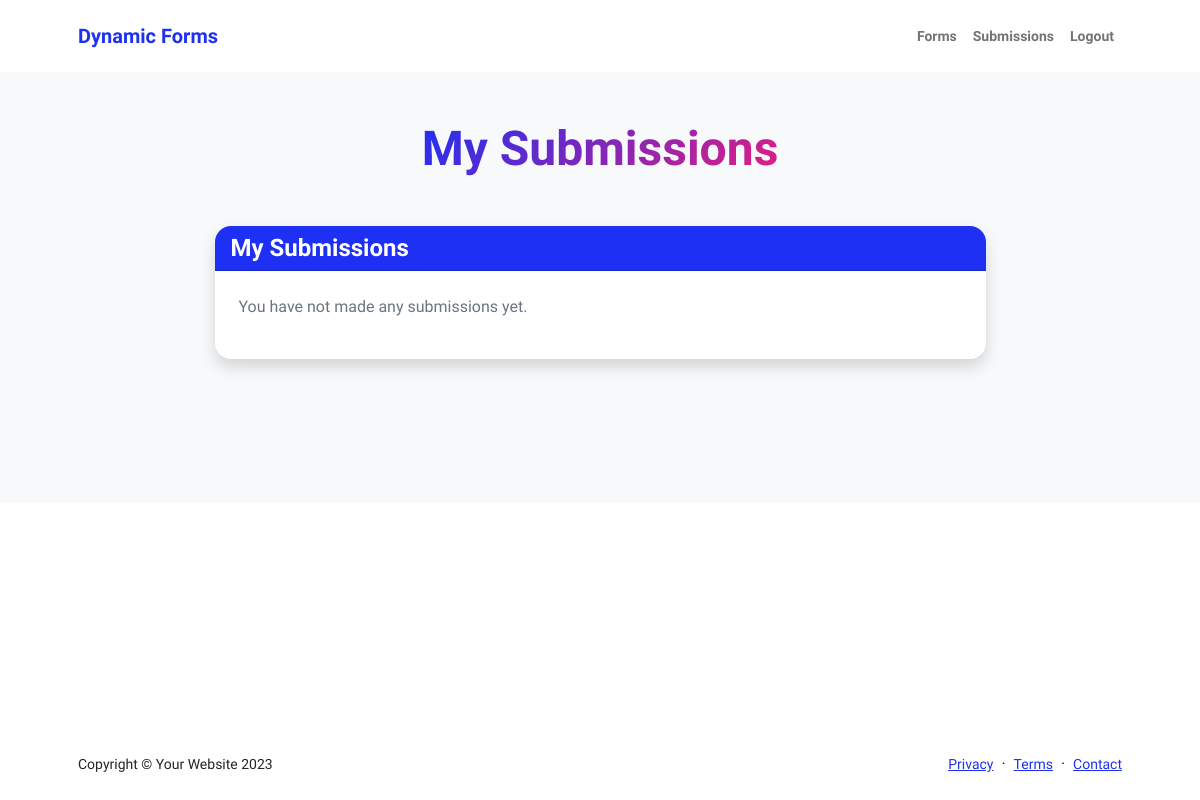
The app's page /submissions/ (signed in), older data.
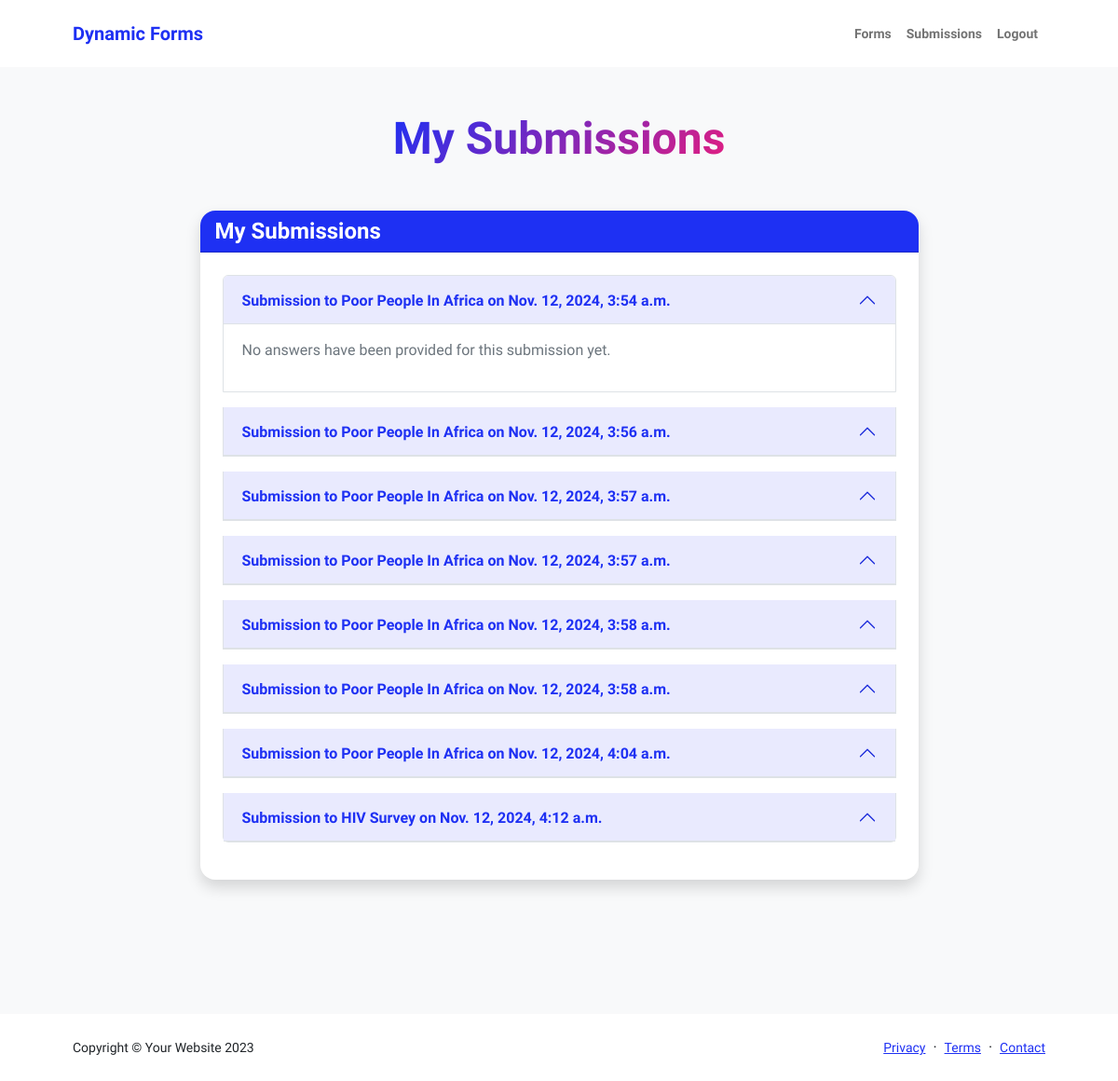
The same page, newer data.
### forms/models.py (models this page shows, shortened)
class Submission(models.Model):
    form = models.ForeignKey(Form, on_delete=models.CASCADE, related_name='submissions')
    submitted_by = models.ForeignKey(User, on_delete=models.SET_NULL, null=True, blank=True)
    submitted_at = models.DateTimeField(auto_now_add=True)

class Form(models.Model):
    owner = models.ForeignKey(User, on_delete=models.CASCADE, related_name='forms')
    title = models.CharField(max_length=255)
    description = models.TextField(blank=True)
    created_at = models.DateTimeField(auto_now_add=True)
    status = models.CharField(max_length=20, choices=[('draft', 'Draft'), ('published', 'Published')], default='draft')
    slug = models.SlugField(max_length=255, unique=True, null=True, blank=True)

### forms/views.py (the view)
# urls.py: path('submissions/', views.my_submissions, name='submissions'),
def my_submissions(request):
    submissions = Submission.objects.filter(submitted_by=request.user)
    return render(request, 'submissions/my_submissions.html', {'submissions': submissions})

### forms/templates/submissions/my_submissions.html
{% extends 'base.html' %}
{% block content %}
    <section class="py-5 bg-light">
        <div class="container px-5 mb-5">
            <div class="text-center mb-5">
                <h1 class="display-5 fw-bolder mb-0"><span class="text-gradient d-inline">My Submissions</span></h1>
            </div>
            <div class="row gx-5 justify-content-center">
                <div class="col-lg-11 col-xl-9 col-xxl-8">
                    <div class="card overflow-hidden shadow rounded-4 border-0 mb-5">
                        <div class="card-header bg-primary text-white d-flex justify-content-between align-items-center">
                            <h4 class="fw-bold mb-0">My Submissions</h4>
                        </div>
                        <div class="card-body p-4">
                            {% if submissions %}
                                <div class="accordion" id="submissionAccordion">
                                    {% for submission in submissions %}
                                        <div class="accordion-item mb-3">
                                            <h5 class="accordion-header" id="heading{{ submission.id }}">
                                                <button class="accordion-button fw-bold text-primary" type="button" data-bs-toggle="collapse" data-bs-target="#collapse{{ submission.id }}" aria-expanded="true" aria-controls="collapse{{ submission.id }}">
                                                    Submission to {{ submission.form.title }} on {{ submission.submitted_at }}
                                                </button>
                                            </h5>
                                            <div id="collapse{{ submission.id }}" class="accordion-collapse collapse{% if forloop.first %} show{% endif %}" aria-labelledby="heading{{ submission.id }}" data-bs-parent="#submissionAccordion">
                                                <div class="accordion-body">
                                                    {% if submission.answers.all %}
                                                        {% for answer in submission.answers.all %}
                                                            <p class="mb-1 text-muted"><strong>{{ answer.question.text }}:</strong> {{ answer.answer_text }}</p>
                                                        {% empty %}
                                                            <p class="text-muted">No answers available.</p>
                                                        {% endfor %}
                                                    {% else %}
                                                        <p class="text-muted">No answers have been provided for this submission yet.</p>
                                                    {% endif %}
                                                </div>
                                            </div>
                                        </div>
                                    {% endfor %}
                                </div>
                            {% else %}
                                <p class="text-muted">You have not made any submissions yet.</p>
                            {% endif %}
                        </div>
                    </div>
                </div>
            </div>
        </div>
    </section>
{% endblock %}

### forms/templates/base.html (shortened to what this page needs)
{% load static %}
<!DOCTYPE html>
<html lang="en">
<head>
   <link href="https://cdn.jsdelivr.net/npm/bootstrap-icons@1.8.1/font/bootstrap-icons.css" rel="stylesheet" />
   <link href="{% static 'css/styles.css' %}" rel="stylesheet" />
</head>
<body class="d-flex flex-column h-100">
    <main class="flex-shrink-0">
       {% include 'includes/header.html' %}
    {% block content %}
    {% endblock %}
    </main>
    {% include 'includes/footer.html' %}
</body>
</html>

### forms/templates/includes/header.html (shortened to what this page needs)
<nav class="navbar navbar-expand-lg navbar-light bg-white py-3">
    <div class="container px-5">
        <a class="navbar-brand" href="index.html"><span class="fw-bolder text-primary">Dynamic Forms</span></a>
        <div class="collapse navbar-collapse" id="navbarSupportedContent">
            <ul class="navbar-nav ms-auto mb-2 mb-lg-0 small fw-bolder">
                {% if user.is_authenticated %}
                <li class="nav-item"><a class="nav-link" href="{% url 'forms' %}">Forms</a></li>
                <li class="nav-item"><a class="nav-link" href="{% url 'submissions' %}">Submissions</a></li>
                <li class="nav-item"><a class="nav-link" href="{% url 'logout' %}">Logout</a></li>
                {% else %}
                <li class="nav-item"><a class="nav-link" href="{% url 'register' %}">Get Started</a></li>
                {% endif %}
            </ul>
        </div>
    </div>
</nav>

### forms/templates/includes/footer.html
<footer class="bg-white py-4 mt-auto">
    <div class="container px-5">
        <div class="row align-items-center justify-content-between flex-column flex-sm-row">
            <div class="col-auto"><div class="small m-0">Copyright &copy; Your Website 2023</div></div>
            <div class="col-auto">
                <a class="small" href="#!">Privacy</a>
                <span class="mx-1">&middot;</span>
                <a class="small" href="#!">Terms</a>
                <span class="mx-1">&middot;</span>
                <a class="small" href="#!">Contact</a>
            </div>
        </div>
    </div>
</footer>

Row changes from the older to the newer data that the page shows:
added Submission: form "Poor People In Africa", submitted_at "Nov. 12, 2024, 3:54 a.m.", shows "No answers have been provided for this submission yet."
added Submission: form "Poor People In Africa", submitted_at "Nov. 12, 2024, 3:56 a.m."
added Submission: form "Poor People In Africa", submitted_at "Nov. 12, 2024, 3:57 a.m."
added Submission: form "Poor People In Africa", submitted_at "Nov. 12, 2024, 3:57 a.m."
added Submission: form "Poor People In Africa", submitted_at "Nov. 12, 2024, 3:58 a.m."
added Submission: form "Poor People In Africa", submitted_at "Nov. 12, 2024, 3:58 a.m."
added Submission: form "Poor People In Africa", submitted_at "Nov. 12, 2024, 4:04 a.m."
added Submission: form "HIV Survey", submitted_at "Nov. 12, 2024, 4:12 a.m."
Text that changed along with them:
text no longer shown: "You have not made any submissions yet."
